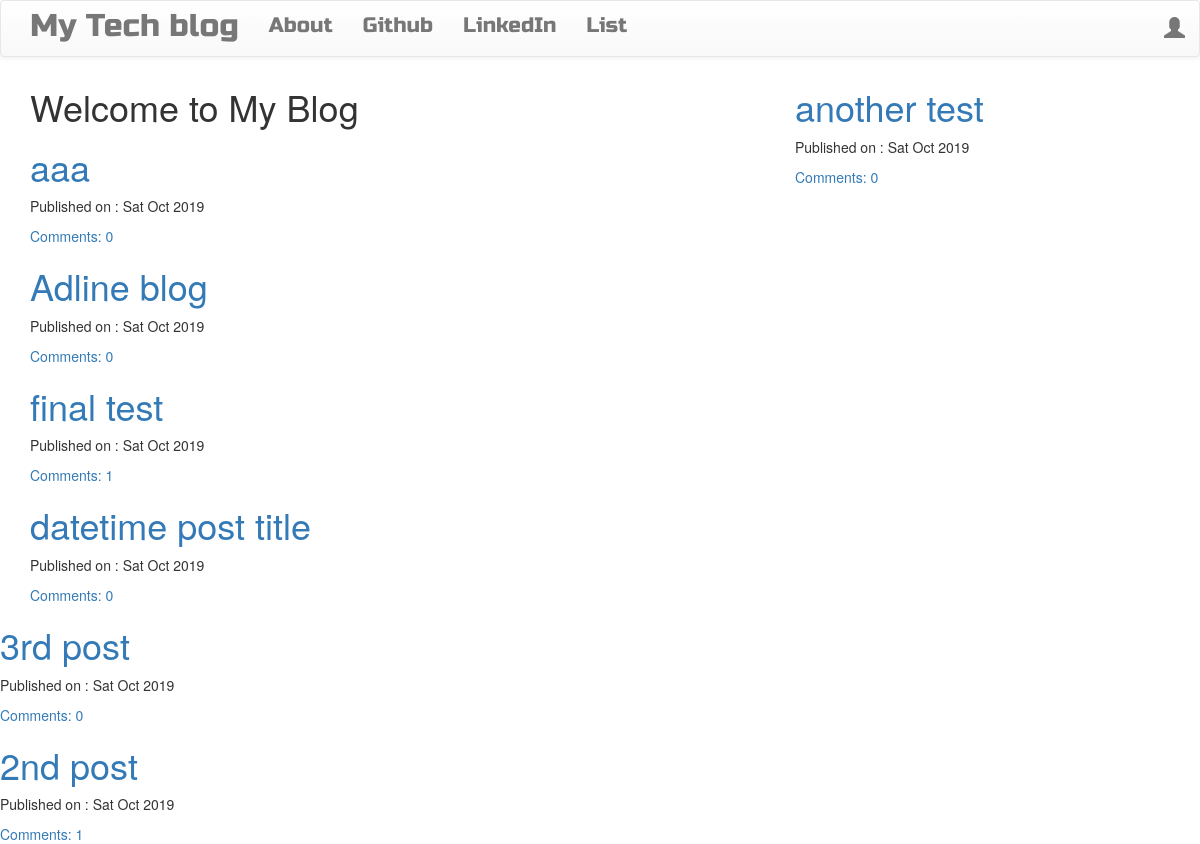
The page / on the database its author committed.
### blog_app/models.py (models this page shows, shortened)
class Post(models.Model):
    auth = models.ForeignKey('auth.User',on_delete=models.CASCADE)
    title = models.CharField(max_length=200)
    text = models.TextField()
    create_date =  models.DateTimeField(auto_now_add=True)
    publish_date = models.DateTimeField(blank=True, null=True)
    def approved_comments(self):
        return self.comments.filter(approved_comments=True)

### blog_app/views.py (the view)
# urls.py: path('',views.PostListView.as_view(),name='post_list'),
class PostListView(ListView):
    model = Post
    def get_queryset(self):
        return Post.objects.filter(publish_date__lte=timezone.now()).order_by('-publish_date')

### blog_app/template/blog_app/blog_app/post_list.html
{% extends "base.html" %}
{% block body_block %}
<h1>Welcome to My Blog</h1>
<div class="centerstage">
  {% for post in object_list %}
  <h1><a href="{% url 'blog_app1:post_detail' pk=post.pk %}">{{ post.title }}</a></h1>
<div class="date">
<p>Published on : {{ post.publish_date|date:"D M Y"}}</p>
  <a href="{% url 'blog_app1:post_detail' pk=post.pk %}">Comments: {{ post.approved_comments.count}}</a>
</div>
</div>
{% endfor %}
{% endblock %}

### blog_app/template/blog_app/base.html (shortened to what this page needs)
<!DOCTYPE html>
{% load staticfiles %}
<html lang="en" dir="ltr">
  <head>
<link rel="stylesheet" href="https://stackpath.bootstrapcdn.com/bootstrap/3.4.1/css/bootstrap.min.css">
<link rel="stylesheet" href="https://stackpath.bootstrapcdn.com/bootstrap/3.4.1/css/bootstrap-theme.min.css">
    <link rel="stylesheet" href="//cdn.jsdelivr.net/medium-editor/latest/css/medium-editor.min.css" type="text/css" media="screen" charset="utf-8">
    <link rel="stylesheet" href="{% static 'css/blog.css' %}">
  </head>
  <body class='loader'>
    <nav class="navbar navbar-default techfont custom-navbar">
      <div class="container">
        <ul class="nav navbar-nav">
          <li><a class='navbar-brand bigbrand' href="{% url 'blog_app1:post_list' %}">My Tech blog</a></li>
          <li><a href="{% url 'blog_app1:about'%}">About</a></li>
          <li><a href="https://www.github.com">Github</a></li>
          <li><a href="https://www.linkedin.com">LinkedIn</a></li>
          <li><a href="{% url 'blog_app1:post_list'%}">List</a></li>
        </ul>
        <ul class="nav navbar-nav navbar-right">
          {% if user.is_authenticated %}
          <li>
            <a href="{% url 'blog_app1:post_create' %}" >New Post</a>
          </li>
          <li>
            <a href="{% url 'blog_app1:post_draft' %}">Drafts</a>
          </li>
          <li>
            <a href="{% url 'blog_app1:logout' %}" >Log out</a>
          </li>
          <li>
            <a >Welcome: {{ user.username }}</a>
          </li>
            {% else %}
            <li><a class='nav navbar-right' href="{% url 'login' %}" ><span class="glyphicon glyphicon-user"></span></a></li>
          {% endif %}
        </ul>
    </div>
  </nav>
          <div class="content container">
              <div class="row">
                  <div class="col-md-8">
                    <div class="blog_posts">
                      {% block body_block %}
                      {% endblock %}
  </body>
  </html>

### blog_app/static/css/blog.css (style rules this page uses)
.techfont { font-family: 'Russo One', sans-serif; font-size: 1.5em; margin-bottom: 10px; }
.centerstage { margin-left: auto; margin-right: auto; }
.bigbrand { font-size: 1.5em; }
.loader { filter:hue-rotate(0deg); color: linear-gradient(45deg,#0f8,#08f); animation:hue 5000ms infinite linear; }

### rows shown on the page
Post: title "aaa", publish_date "Sat Oct 2019", approved_comments.count "0"
Post: title "Adline blog", publish_date "Sat Oct 2019", approved_comments.count "0"
Post: title "final test", publish_date "Sat Oct 2019", approved_comments.count "1"
Post: title "another test", publish_date "Sat Oct 2019", approved_comments.count "0"
Post: title "datetime post title", publish_date "Sat Oct 2019", approved_comments.count "0"
Post: title "3rd post", publish_date "Sat Oct 2019", approved_comments.count "0"
Post: title "2nd post", publish_date "Sat Oct 2019", approved_comments.count "1"
